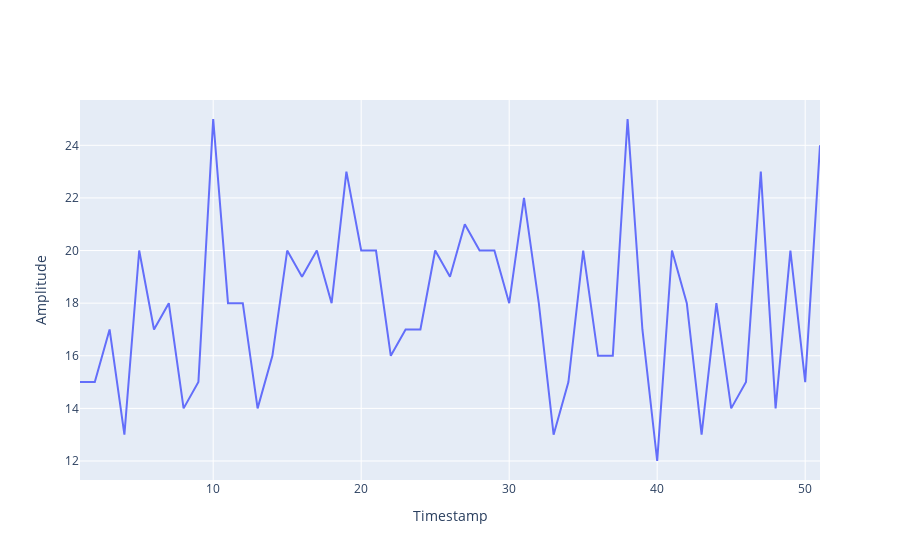

This figure's notebook cell:
### Markdown cell above
# Topological Data Analysis

### Code cell
import numpy as np
import plotly.graph_objects as go

#Simply graphing the time series data
fig = go.Figure(data=go.Scatter(x=t, y=new_data[:,0,0,0]))
fig.update_layout(xaxis_title="Timestamp", yaxis_title="Amplitude")
fig.show()

### Figure 1 — Plotly figure (JSON) as saved in the notebook; plotly's stock layout.template omitted (floating-point values rounded to 4 significant figures)
{"data": [{"type": "scatter", "x": [1, 2, 3, 4, 5, 6, 7, 8, 9, 10, 11, 12, 13, 14, 15, 16, 17, 18, 19, 20, 21, 22, 23, 24, 25, 26, 27, 28, 29, 30, 31, 32, 33, 34, 35, 36, 37, 38, 39, 40, 41, 42, 43, 44, 45, 46, 47, 48, 49, 50, 51], "y": [15, 15, 17, 13, 20, 17, 18, 14, 15, 25, 18, 18, 14, 16, 20, 19, 20, 18, 23, 20, 20, 16, 17, 17, 20, 19, 21, 20, 20, 18, 22, 18, 13, 15, 20, 16, 16, 25, 17, 12, 20, 18, 13, 18, 14, 15, 23, 14, 20, 15, 24]}], "layout": {"xaxis": {"title": {"text": "Timestamp"}}, "yaxis": {"title": {"text": "Amplitude"}}}}
